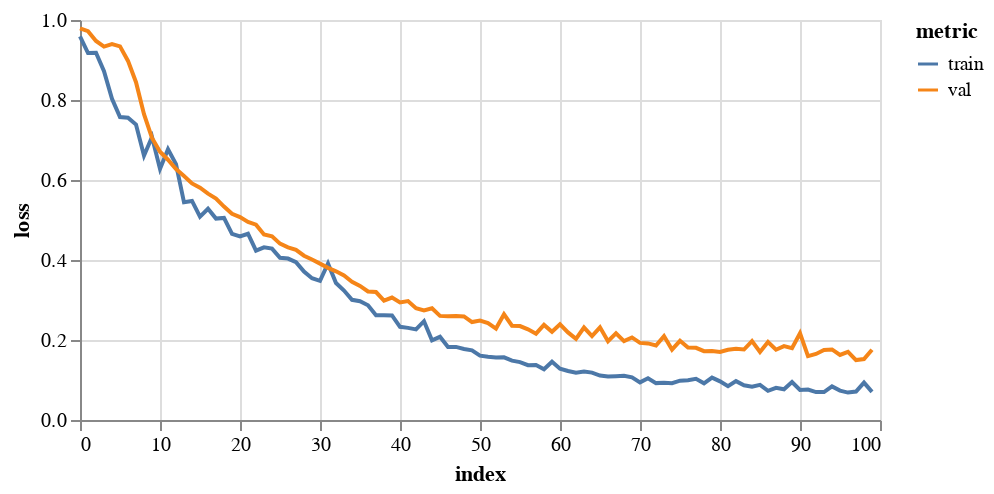

The notebook cell saved with this chart:
### Markdown cell above
## 3. Train a GCN

### Code cell
gcn = FeaStNet()
history = gcn.trainModel(trainData, valData, 
                     epochs=100, 
                     batch_size=256, 
                     flatten=True, 
                     logTrans=False, 
                     ssTrans=True, 
                     saveDir='./results/debugging/')

plotHistory(history)

### Figure 1 — Vega-Lite specification as saved in the notebook (floating-point values rounded to 4 significant figures)
{"config": {"view": {"continuousWidth": 400, "continuousHeight": 300}}, "data": {"name": "data-8da2e640ef0fc4271f8f75aacdb0e2a8"}, "mark": "line", "encoding": {"color": {"type": "nominal", "field": "metric"}, "tooltip": [{"type": "quantitative", "field": "epoch"}, {"type": "quantitative", "field": "value"}], "x": {"type": "quantitative", "field": "index"}, "y": {"type": "quantitative", "axis": {"title": "loss"}, "field": "value"}}, "height": 200, "transform": [{"fold": ["train", "val"], "as": ["metric", "value"]}], "width": 400, "$schema": "https://vega.github.io/schema/vega-lite/v4.8.1.json", "datasets": {"data-8da2e640ef0fc4271f8f75aacdb0e2a8": [{"index": 0, "train": 0.9588, "val": 0.9793}, {"index": 1, "train": 0.9173, "val": 0.972}, {"index": 2, "train": 0.918, "val": 0.9476}, {"index": 3, "train": 0.8719, "val": 0.9335}, {"index": 4, "train": 0.8028, "val": 0.9396}, {"index": 5, "train": 0.7572, "val": 0.9341}, {"index": 6, "train": 0.7559, "val": 0.8977}, {"index": 7, "train": 0.7387, "val": 0.8445}, {"index": 8, "train": 0.6608, "val": 0.7644}, {"index": 9, "train": 0.7076, "val": 0.7052}, {"index": 10, "train": 0.6278, "val": 0.6705}, {"index": 11, "train": 0.6768, "val": 0.6507}, {"index": 12, "train": 0.6398, "val": 0.6273}, {"index": 13, "train": 0.5442, "val": 0.6098}, {"index": 14, "train": 0.5476, "val": 0.5915}, {"index": 15, "train": 0.5085, "val": 0.5806}, {"index": 16, "train": 0.528, "val": 0.566}, {"index": 17, "train": 0.5035, "val": 0.5536}, {"index": 18, "train": 0.5052, "val": 0.5335}, {"index": 19, "train": 0.4656, "val": 0.5154}, {"index": 20, "train": 0.4589, "val": 0.5071}, {"index": 21, "train": 0.4656, "val": 0.4949}, {"index": 22, "train": 0.4232, "val": 0.4883}, {"index": 23, "train": 0.4317, "val": 0.4639}, {"index": 24, "train": 0.4285, "val": 0.4591}, {"index": 25, "train": 0.4057, "val": 0.4409}, {"index": 26, "train": 0.4036, "val": 0.4317}, {"index": 27, "train": 0.3947, "val": 0.4252}, {"index": 28, "train": 0.3709, "val": 0.4107}, {"index": 29, "train": 0.3544, "val": 0.4011}, {"index": 30, "train": 0.348, "val": 0.391}, {"index": 31, "train": 0.3914, "val": 0.3803}, {"index": 32, "train": 0.3424, "val": 0.3718}, {"index": 33, "train": 0.3237, "val": 0.3611}, {"index": 34, "train": 0.3005, "val": 0.3456}, {"index": 35, "train": 0.297, "val": 0.3351}, {"index": 36, "train": 0.2868, "val": 0.3213}, {"index": 37, "train": 0.2617, "val": 0.3199}, {"index": 38, "train": 0.2619, "val": 0.2983}, {"index": 39, "train": 0.2614, "val": 0.3061}, {"index": 40, "train": 0.233, "val": 0.294}, {"index": 41, "train": 0.2304, "val": 0.2974}, {"index": 42, "train": 0.2265, "val": 0.2792}, {"index": 43, "train": 0.247, "val": 0.274}, {"index": 44, "train": 0.1994, "val": 0.2792}, {"index": 45, "train": 0.208, "val": 0.2603}, {"index": 46, "train": 0.1827, "val": 0.2596}, {"index": 47, "train": 0.1828, "val": 0.26}, {"index": 48, "train": 0.1775, "val": 0.2589}, {"index": 49, "train": 0.174, "val": 0.2449}, {"index": 50, "train": 0.161, "val": 0.2484}, {"index": 51, "train": 0.1579, "val": 0.2424}, {"index": 52, "train": 0.1563, "val": 0.2287}, {"index": 53, "train": 0.1566, "val": 0.2643}, {"index": 54, "train": 0.1484, "val": 0.2357}, {"index": 55, "train": 0.1448, "val": 0.2349}, {"index": 56, "train": 0.1371, "val": 0.2266}, {"index": 57, "train": 0.1375, "val": 0.2158}, {"index": 58, "train": 0.1269, "val": 0.2378}, {"index": 59, "train": 0.1455, "val": 0.2207}, {"index": 60, "train": 0.1283, "val": 0.2392}, {"index": 61, "train": 0.1226, "val": 0.2189}, {"index": 62, "train": 0.1184, "val": 0.2029}, {"index": 63, "train": 0.121, "val": 0.2312}, {"index": 64, "train": 0.1185, "val": 0.2096}, {"index": 65, "train": 0.111, "val": 0.2318}, {"index": 66, "train": 0.1089, "val": 0.197}, {"index": 67, "train": 0.1095, "val": 0.2167}, {"index": 68, "train": 0.1103, "val": 0.1971}, {"index": 69, "train": 0.1068, "val": 0.2064}, {"index": 70, "train": 0.09406, "val": 0.1928}, {"index": 71, "train": 0.1045, "val": 0.1915}, {"index": 72, "train": 0.09223, "val": 0.1863}, {"index": 73, "train": 0.09303, "val": 0.2098}, {"index": 74, "train": 0.09181, "val": 0.1761}, {"index": 75, "train": 0.09822, "val": 0.198}, {"index": 76, "train": 0.09917, "val": 0.181}, {"index": 77, "train": 0.1028, "val": 0.1804}, {"index": 78, "train": 0.0918, "val": 0.1721}, {"index": 79, "train": 0.106, "val": 0.1723}, {"index": 80, "train": 0.09671, "val": 0.1699}, {"index": 81, "train": 0.0844, "val": 0.1755}, {"index": 82, "train": 0.09719, "val": 0.1779}, {"index": 83, "train": 0.08694, "val": 0.1762}, {"index": 84, "train": 0.0834, "val": 0.1973}, {"index": 85, "train": 0.08791, "val": 0.1699}, {"index": 86, "train": 0.07306, "val": 0.1949}, {"index": 87, "train": 0.0806, "val": 0.1756}, {"index": 88, "train": 0.07689, "val": 0.1846}, {"index": 89, "train": 0.0948, "val": 0.1797}, {"index": 90, "train": 0.07493, "val": 0.2169}, {"index": 91, "train": 0.07621, "val": 0.1596}, {"index": 92, "train": 0.06975, "val": 0.1651}, {"index": 93, "train": 0.06976, "val": 0.1753}, {"index": 94, "train": 0.08387, "val": 0.1764}, {"index": 95, "train": 0.07349, "val": 0.1626}, {"index": 96, "train": 0.06857, "val": 0.1703}, {"index": 97, "train": 0.07103, "val": 0.1498}, {"index": 98, "train": 0.09355, "val": 0.1522}, {"index": 99, "train": 0.07042, "val": 0.1756}]}}
